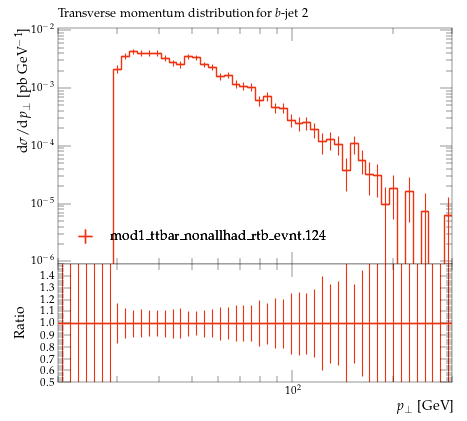

Reproduce this figure in Python.
#! /usr/bin/env python

# This Python script was auto-generated using YODA v2.0.2.
# Analysis object: /MC_TTBAR/onelep_jetb_2_pT
# Timestamp: 07-08-2026 (10:19:45)

import matplotlib as mpl
import matplotlib.pyplot as plt
mpl.use('Agg') # comment out for interactive use
import os
import numpy as np

plotDir = os.path.split(os.path.realpath(__file__))[0]
if 'YODA_USER_PLOT_PATH' in globals():
    plot_outdir = globals()['YODA_USER_PLOT_PATH']
else:
    plot_outdir = plotDir

#plot style
plt.style.use(os.path.join(plotDir, '../default.mplstyle'))
# plot metadata
figW, figH = plt.rcParams['figure.figsize']
ax_xLabel = r'$p_\perp$ [GeV]'
ax_yLabel = r'$\mathrm{d}\sigma/\mathrm{d}p_\perp$ [pb GeV$^{-1}$]'
ax_title  = r'Transverse momentum distribution for $b$-jet 2'
ax_xScale = 'log'
ax_yScale = 'log'
xLims = (20.0, 300.0)
yLims = (9e-07, 0.011000000000000001)

# TeX-friendly labels for the legend
labels = {
    'legend' : ([ r"mod1\_ttbar\_nonallhad\_rtb\_evnt.124" ], r""),
}

# Adjust canvas width and height
canvasW = 10.0
canvasH = 9.0
figW *= canvasW/10.
figH *= canvasH/9.

# Create figure and axis objects
fig, (ax, ratio0_ax) = plt.subplots(2, 1, sharex=True,
                  figsize=(figW,figH), gridspec_kw={'height_ratios': (6.0, 3.0)})

# Set figure margins
plt.subplots_adjust(
    left   = 1.0 * plt.rcParams['figure.subplot.left'],
    right  = 1.0 * plt.rcParams['figure.subplot.right'],
    top    = 1.0 * plt.rcParams['figure.subplot.top'],
    bottom = 1.0 * plt.rcParams['figure.subplot.bottom'])

ratio0_ax.yaxis.set_major_locator(mpl.ticker.MultipleLocator(0.1))
ratio0_ax.set_ylim(0.5, 1.4999)
ratio0_ax.set_ylabel('Ratio')

# the numerical data is stored in a separate file
dataf = dict()
prefix = os.path.split(__file__)[0]
if prefix:    prefix = prefix + '/'
exec(open(prefix+'onelep_jetb_2_pT__data.py').read(), dataf)


legend_handles = dict() # keep track of handles for the legend

# style options for curves
# starts at zorder>=5 to draw curve on top of legend
styles = {
  'mod1_ttbar_nonallhad_rtb_evnt.124.yoda.gz': {
    'color' : '#EE3311',
    'linestyle' : '-',
    'linewidth' : 1,
    'marker' : 'none',
    'markersize' : 2,
    'capsize' : 0.0,
    'zorder' : 5,
    'histstyle' : 1,
    'drawstyle' : 'steps-pre',
    'xerrorbars' : 1,
    'yerrorbars' : 1,
    'fillcolor' : None,
    'fillopacity' : 1.0,
    'ratio0_linestyle' : '-',
    'ratio0_linewidth' : 1,
    'ratio0_marker' : 'none',
    'ratio0_markersize' : 2,
    'ratio0_capsize' : 0.0,
    'ratio0_zorder' : 5,
    'ratio0_histstyle' : 1,
    'ratio0_drawstyle' : 'steps-pre',
    'ratio0_xerrorbars' : 1,
    'ratio0_yerrorbars' : 1,
  },
}

# curve from input yoda files in main panel
for label, yvals in dataf['yvals'].items():
    if all(np.isnan(v) for v in dataf['yvals'][label]):
        continue
    tmp = None
    if styles[label]['histstyle']: # draw as histogram
        xpos = dataf['xedges'][label] if styles[label]['drawstyle'] else dataf['xpoints'][label]
        ypos = np.insert(yvals, 0, yvals[0]) if styles[label]['drawstyle'] else yvals
        if styles[label]['fillcolor']: # fill area below curve
            ax.fill_between(xpos, ypos, step='pre',
                            color=styles[label]['fillcolor'],
                            alpha=styles[label]['fillopacity'])
        tmp, = ax.plot(xpos, ypos,
                       color=styles[label]['color'],
                       linestyle=styles[label]['linestyle'],
                       linewidth=styles[label]['linewidth'],
                       drawstyle=styles[label]['drawstyle'], solid_joinstyle='miter',
                       zorder=styles[label]['zorder'], label=label)
    tmp = ax.errorbar(dataf['xpoints'][label], yvals,
                      xerr=np.array(dataf['xerrs'][label])*styles[label]['xerrorbars'],
                      yerr=np.array(dataf['yerrs'][label])*styles[label]['yerrorbars'],
                      fmt=styles[label]['marker'], capsize=styles[label]['capsize'],
                      markersize=styles[label]['markersize'],
                      ecolor=styles[label]['color'],
                      color=styles[label]['color'], zorder=styles[label]['zorder'])
    tmp[-1][0].set_linestyle(styles[label]['linestyle'])
    tmp[-1][0].set_linewidth(styles[label]['linewidth'])
    if label in dataf['add_legend_handle']:  legend_handles[label] = tmp
    for varLabel in dataf['variation_yvals'].keys():
        if varLabel.startswith(label):
            tmp, = ax.plot(dataf['xedges'][label], dataf['variation_yvals'][varLabel],
                           color=styles[label]['color'],
                           linestyle=styles[label]['linestyle'],
                           linewidth=styles[label]['linewidth'],
                           drawstyle='steps-pre', solid_joinstyle='miter',
                           zorder=styles[label]['zorder'], alpha=0.5)


# plots on ratio panel
# curve from input yoda files in ratio panel
for label, yvals in dataf['ratio0_yvals'].items():
    if all(np.isnan(v) for v in yvals):
        continue
    if styles[label]['ratio0_histstyle']: # plot as histogram
        xpos = dataf['xedges']['mod1_ttbar_nonallhad_rtb_evnt.124.yoda.gz'] if styles[label]['ratio0_drawstyle'] else dataf['xpoints']['mod1_ttbar_nonallhad_rtb_evnt.124.yoda.gz']
        ypos = np.insert(yvals, 0, yvals[0]) if styles[label]['ratio0_drawstyle'] else yvals
        ratio0_ax.plot(xpos, ypos,
                       color=styles[label]['color'],
                       linewidth=styles[label]['linewidth'],
                       linestyle=styles[label]['ratio0_linestyle'],
                       drawstyle=styles[label]['ratio0_drawstyle'], zorder=styles[label]['zorder'],
                       solid_joinstyle='miter')
    tmp = ratio0_ax.errorbar(dataf['xpoints']['mod1_ttbar_nonallhad_rtb_evnt.124.yoda.gz'], yvals,
                             xerr=np.array(dataf['ref_xerrs'])*styles[label]['ratio0_xerrorbars'],
                             yerr=np.array(dataf['ratio0_yerrs'][label])*styles[label]['ratio0_yerrorbars'],
                             fmt=styles[label]['ratio0_marker'], capsize=styles[label]['ratio0_capsize'],
                             markersize=styles[label]['ratio0_markersize'],
                             ecolor=styles[label]['color'],
                             color=styles[label]['color'])
    tmp[-1][0].set_linestyle(styles[label]['ratio0_linestyle'])
    tmp[-1][0].set_linewidth(styles[label]['ratio0_linewidth'])

    for varlabel in dataf['ratio0_variation_vals'].keys():
        if varlabel.startswith(label):
            ratio0_ax.plot(dataf['xedges']['mod1_ttbar_nonallhad_rtb_evnt.124.yoda.gz'],
                            dataf['ratio0_variation_vals'][varlabel],
                            color=styles[label]['color'],
                            linestyle=styles[label]['linestyle'],
                            linewidth=styles[label]['linewidth'],
                            drawstyle='steps-pre', solid_joinstyle='miter',
                            zorder=1, alpha=0.5)

legend_items = list(legend_handles.values())
ax.add_artist(ax.legend(legend_items,
                        labels['legend'][0],
                        title=labels['legend'][1],
                        alignment='left',
                        loc='lower left',
                        bbox_to_anchor=(0.0, 0.03)))

# set plot metadata as defined above
ratio0_ax.set_xlabel(ax_xLabel)
ratio0_ax.xaxis.set_label_coords(1., -0.15)
ax.set_ylabel(ax_yLabel, ha='right', va='top')
ax.yaxis.set_label_coords(-0.11, 1.0)
ax.set_title(ax_title, loc='left')
ax.set_xscale(ax_xScale)
ax.set_yscale(ax_yScale)
ax.set_xlim(xLims)
ax.set_ylim(yLims)

# tick formatting
plt.rcParams['xtick.top'] = True
plt.rcParams['ytick.right'] = True
ax.yaxis.set_major_locator(mpl.ticker.LogLocator(base=10.0, numticks=np.inf))
ax.yaxis.set_minor_locator(mpl.ticker.LogLocator(
                           base=10.0, subs=np.arange(0.1, 1, 0.1), numticks=np.inf))
fig.align_ylabels((ax, ratio0_ax))
plt.savefig(os.path.join(plot_outdir, 'onelep_jetb_2_pT.pdf'), format='PDF')
plt.savefig(os.path.join(plot_outdir, 'onelep_jetb_2_pT.png'), format='PNG')

plt.close(fig)
